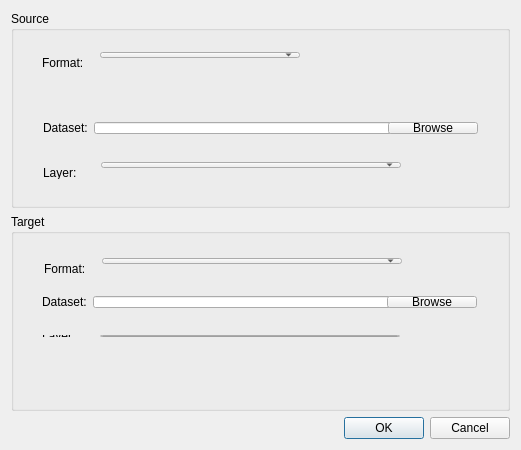
<ui version="4.0" >
 <class>OgrConverterGuiBase</class>
 <widget class="QDialog" name="OgrConverterGuiBase" >
  <property name="geometry" >
   <rect>
    <x>0</x>
    <y>0</y>
    <width>521</width>
    <height>450</height>
   </rect>
  </property>
  <property name="sizePolicy" >
   <sizepolicy vsizetype="MinimumExpanding" hsizetype="MinimumExpanding" >
    <horstretch>0</horstretch>
    <verstretch>0</verstretch>
   </sizepolicy>
  </property>
  <property name="minimumSize" >
   <size>
    <width>520</width>
    <height>450</height>
   </size>
  </property>
  <property name="windowTitle" >
   <string>OGR Layer Converter</string>
  </property>
  <property name="windowIcon" >
   <iconset>
    <normaloff/>
   </iconset>
  </property>
  <layout class="QGridLayout" name="gridLayout" >
   <item row="0" column="0" >
    <widget class="QGroupBox" name="srcGroupBox" >
     <property name="title" >
      <string>Source</string>
     </property>
     <widget class="QWidget" name="" >
      <property name="geometry" >
       <rect>
        <x>20</x>
        <y>30</y>
        <width>461</width>
        <height>28</height>
       </rect>
      </property>
      <layout class="QHBoxLayout" name="horizontalLayout" >
       <item>
        <widget class="QLabel" name="labelSrcFormat" >
         <property name="minimumSize" >
          <size>
           <width>52</width>
           <height>22</height>
          </size>
         </property>
         <property name="text" >
          <string>Format:</string>
         </property>
        </widget>
       </item>
       <item>
        <widget class="QComboBox" name="comboSrcFormats" >
         <property name="minimumSize" >
          <size>
           <width>200</width>
           <height>0</height>
          </size>
         </property>
         <property name="maxCount" >
          <number>200</number>
         </property>
        </widget>
       </item>
       <item>
        <spacer name="horizontalSpacer_3" >
         <property name="orientation" >
          <enum>Qt::Horizontal</enum>
         </property>
         <property name="sizeHint" stdset="0" >
          <size>
           <width>40</width>
           <height>20</height>
          </size>
         </property>
        </spacer>
       </item>
      </layout>
     </widget>
     <widget class="QWidget" name="" >
      <property name="geometry" >
       <rect>
        <x>20</x>
        <y>70</y>
        <width>461</width>
        <height>21</height>
       </rect>
      </property>
      <layout class="QHBoxLayout" name="horizontalLayout_4" >
       <item>
        <widget class="QRadioButton" name="radioSrcFile" >
         <property name="text" >
          <string>File</string>
         </property>
        </widget>
       </item>
       <item>
        <widget class="QRadioButton" name="radioSrcDirectory" >
         <property name="text" >
          <string>Directory</string>
         </property>
        </widget>
       </item>
       <item>
        <widget class="QRadioButton" name="radioSrcProtocol" >
         <property name="text" >
          <string>Remote source</string>
         </property>
        </widget>
       </item>
      </layout>
     </widget>
     <widget class="QWidget" name="" >
      <property name="geometry" >
       <rect>
        <x>21</x>
        <y>140</y>
        <width>461</width>
        <height>28</height>
       </rect>
      </property>
      <layout class="QHBoxLayout" name="horizontalLayout_2" >
       <item>
        <widget class="QLabel" name="labelSrcLayer" >
         <property name="minimumSize" >
          <size>
           <width>52</width>
           <height>22</height>
          </size>
         </property>
         <property name="text" >
          <string>Layer:</string>
         </property>
        </widget>
       </item>
       <item>
        <widget class="QComboBox" name="comboSrcLayer" >
         <property name="minimumSize" >
          <size>
           <width>300</width>
           <height>0</height>
          </size>
         </property>
        </widget>
       </item>
       <item>
        <spacer name="horizontalSpacer_2" >
         <property name="orientation" >
          <enum>Qt::Horizontal</enum>
         </property>
         <property name="sizeHint" stdset="0" >
          <size>
           <width>88</width>
           <height>17</height>
          </size>
         </property>
        </spacer>
       </item>
      </layout>
     </widget>
     <widget class="QWidget" name="" >
      <property name="geometry" >
       <rect>
        <x>21</x>
        <y>100</y>
        <width>457</width>
        <height>34</height>
       </rect>
      </property>
      <layout class="QHBoxLayout" name="horizontalLayout_6" >
       <item>
        <widget class="QLabel" name="labelSrcDataset" >
         <property name="text" >
          <string>Dataset:</string>
         </property>
        </widget>
       </item>
       <item>
        <widget class="QLineEdit" name="inputSrcDataset" >
         <property name="minimumSize" >
          <size>
           <width>300</width>
           <height>0</height>
          </size>
         </property>
        </widget>
       </item>
       <item>
        <widget class="QPushButton" name="buttonSelectSrc" >
         <property name="minimumSize" >
          <size>
           <width>90</width>
           <height>0</height>
          </size>
         </property>
         <property name="text" >
          <string>Browse</string>
         </property>
        </widget>
       </item>
      </layout>
     </widget>
    </widget>
   </item>
   <item row="2" column="0" >
    <widget class="QDialogButtonBox" name="buttonBox" >
     <property name="standardButtons" >
      <set>QDialogButtonBox::Cancel|QDialogButtonBox::Ok</set>
     </property>
    </widget>
   </item>
   <item row="1" column="0" >
    <widget class="QGroupBox" name="dstGroupBox" >
     <property name="title" >
      <string>Target</string>
     </property>
     <widget class="QWidget" name="" >
      <property name="geometry" >
       <rect>
        <x>22</x>
        <y>33</y>
        <width>454</width>
        <height>28</height>
       </rect>
      </property>
      <layout class="QHBoxLayout" name="horizontalLayout_3" >
       <item>
        <widget class="QLabel" name="labelDstFormat" >
         <property name="minimumSize" >
          <size>
           <width>52</width>
           <height>22</height>
          </size>
         </property>
         <property name="text" >
          <string>Format:</string>
         </property>
        </widget>
       </item>
       <item>
        <widget class="QComboBox" name="comboDstFormats" >
         <property name="minimumSize" >
          <size>
           <width>300</width>
           <height>0</height>
          </size>
         </property>
         <property name="maxCount" >
          <number>200</number>
         </property>
        </widget>
       </item>
       <item>
        <spacer name="horizontalSpacer" >
         <property name="orientation" >
          <enum>Qt::Horizontal</enum>
         </property>
         <property name="sizeHint" stdset="0" >
          <size>
           <width>88</width>
           <height>17</height>
          </size>
         </property>
        </spacer>
       </item>
      </layout>
     </widget>
     <widget class="QWidget" name="" >
      <property name="geometry" >
       <rect>
        <x>20</x>
        <y>71</y>
        <width>457</width>
        <height>34</height>
       </rect>
      </property>
      <layout class="QHBoxLayout" name="horizontalLayout_7" >
       <item>
        <widget class="QLabel" name="labelDstDataset" >
         <property name="text" >
          <string>Dataset:</string>
         </property>
        </widget>
       </item>
       <item>
        <widget class="QLineEdit" name="inputDstDataset" >
         <property name="minimumSize" >
          <size>
           <width>300</width>
           <height>0</height>
          </size>
         </property>
        </widget>
       </item>
       <item>
        <widget class="QPushButton" name="buttonSelectDst" >
         <property name="minimumSize" >
          <size>
           <width>90</width>
           <height>0</height>
          </size>
         </property>
         <property name="text" >
          <string>Browse</string>
         </property>
        </widget>
       </item>
      </layout>
     </widget>
     <widget class="QWidget" name="" >
      <property name="geometry" >
       <rect>
        <x>20</x>
        <y>110</y>
        <width>451</width>
        <height>24</height>
       </rect>
      </property>
      <layout class="QHBoxLayout" name="horizontalLayout_8" >
       <item>
        <widget class="QLabel" name="labelDstLayer" >
         <property name="minimumSize" >
          <size>
           <width>52</width>
           <height>0</height>
          </size>
         </property>
         <property name="text" >
          <string>Layer:</string>
         </property>
        </widget>
       </item>
       <item>
        <widget class="QLineEdit" name="inputDstLayer" >
         <property name="minimumSize" >
          <size>
           <width>300</width>
           <height>0</height>
          </size>
         </property>
        </widget>
       </item>
       <item>
        <spacer name="horizontalSpacer_5" >
         <property name="orientation" >
          <enum>Qt::Horizontal</enum>
         </property>
         <property name="sizeHint" stdset="0" >
          <size>
           <width>40</width>
           <height>20</height>
          </size>
         </property>
        </spacer>
       </item>
      </layout>
     </widget>
    </widget>
   </item>
  </layout>
 </widget>
 <layoutdefault spacing="6" margin="11" />
 <tabstops>
  <tabstop>inputSrcDataset</tabstop>
  <tabstop>buttonSelectSrc</tabstop>
 </tabstops>
 <resources/>
 <connections/>
</ui>
